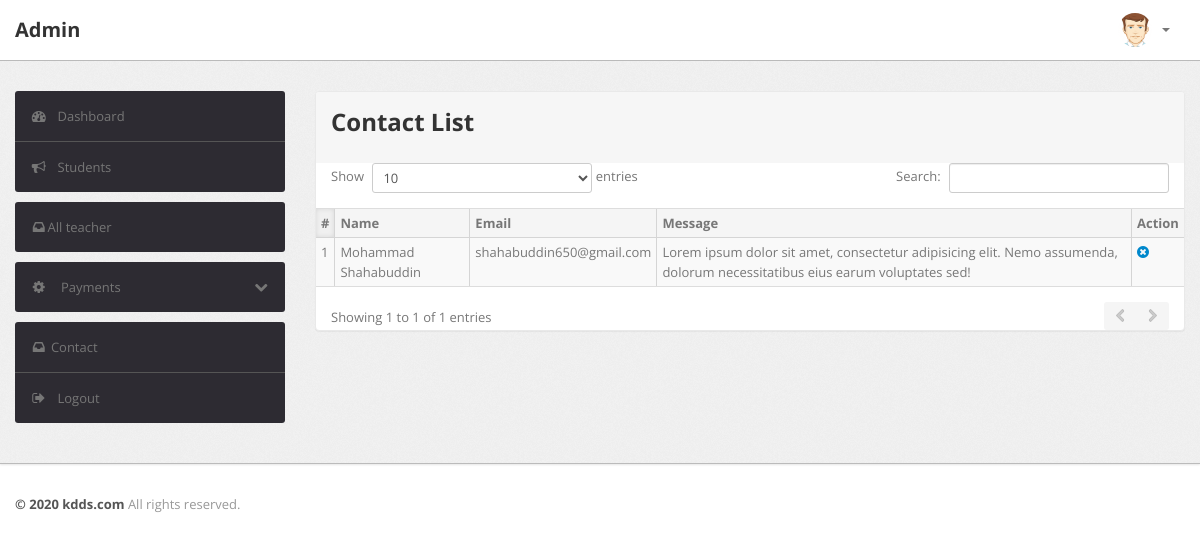
Page /admin/contact.php on the committed database.
### tables this page shows
CREATE TABLE `contact` (
  `id` int(11) NOT NULL,
  `first_name` varchar(200) NOT NULL,
  `last_name` varchar(200) NOT NULL,
  `email` varchar(250) NOT NULL,
  `message` varchar(1024) NOT NULL,
  `send_date` timestamp NOT NULL DEFAULT CURRENT_TIMESTAMP ON UPDATE CURRENT_TIMESTAMP
);

### admin/contact.php (the view, shortened to what this page needs)
<?php
    include"include/config.php";
?>
<?php include"include/header.php"; ?>
<div class="wrapper">
    <div class="container">
        <div class="row">
            <?php include"include/sidebar.php"; ?>
            <div class="span9">
                <div class="content">
                    <div class="btn-controls">
                        <div class="btn-box-row row-fluid">
                            <div class="module">
                                <div class="module-head">
                                    <h2>Contact List</h2>
                                </div>
                                <table class="table table-striped table-bordered table-condensed datatable-1">
                                    <thead>
                                        <tr>
                                            <th>#</th>
                                            <th>Name</th>
                                            <th>Email</th>
                                            <th>Message</th>
                                            <th>Action</th>
                                        </tr>
                                    </thead>
                                    <tbody>
                                        <?php
                                            $query = "SELECT * FROM contact ";
                                            $select_query = mysqli_query($connection, $query);
                                            $cnt = 1;
                                            while($row = mysqli_fetch_assoc($select_query)){
                                            $first_name = $row['first_name'];
                                            $last_name = $row['last_name'];
                                            $email = $row['email'];
                                            $message = $row['message'];
                                        ?>
                                        <tr>
                                            <td><?php echo $cnt ;?></td>
                                            <td><?php echo $first_name." ".$last_name; ?></td>
                                            <td><?php echo $email; ?></td>
                                            <td><?php echo $message; ?></td>
                                            <td>
                                                <a href="contact.php?id=<?php echo $row['id']?>&del=delete" onClick="return confirm('Are you want to delete?')"><i class="icon-remove-sign"></i></a>
                                            </td>
                                        </tr> <?php $cnt=$cnt+1; } ?>
                                    </tbody>
                                </table>
                            </div>
                        </div>
                    </div>
                </div>
            </div>
        </div>
    </div>
</div>
<?php include"include/footer.php"; ?>

### admin/css/theme.css (style rules this page uses)
body { font-size: 13px; font-family: 'Open Sans', Arial, sans-serif; background: #fff; color: #777 }
h1, h2, h3, h4, h5, h6 { color: #333; margin-top: 0 }
h2 { font-size: 24px }
.wrapper { background: url(../images/bg.png) #eee; border-bottom: 1px solid #bbb; -webkit-box-shadow: 0 1px 2px rgba(0,0,0,0.1); -moz-box-shadow: 0 1px 2px rgba(0,0,0,0.1); box-shadow: 0 1px 2px rgba(0,0,0,0.1); padding: 30px 0 }
body [class^="icon-"], body [class*=" icon-"] { font-size: 14px; line-height: 20px; height: 20px }
.module { background: #fff; -webkit-border-radius: 3px; -moz-border-radius: 3px; border-radius: 3px; border: 1px solid #ccc; border-bottom-color: #bbb; -webkit-box-shadow: 0 0 1px rgba(0,0,0,0.2); -moz-box-shadow: 0 0 1px rgba(0,0,0,0.2); box-shadow: 0 0 1px rgba(0,0,0,0.2); margin-bottom: 30px }
.table { margin-bottom: 0 }
.table th, .table td { border-color: #d5d5d5!important }
.table-bordered thead:first-child tr:first-child>th:first-child, .table-bordered tbody:first-child tr:first-child>td:first-child { -webkit-border-top-left-radius: 2px; -moz-border-radius-topleft: 2px; border-top-left-radius: 2px }
.table-bordered thead:first-child tr:first-child>th:last-child, .table-bordered tbody:first-child tr:first-child>td:last-child { -webkit-border-top-right-radius: 2px; -moz-border-radius-topright: 2px; border-top-right-radius: 2px }
.table-bordered thead:last-child tr:last-child>th:first-child, .table-bordered tbody:last-child tr:last-child>td:first-child, .table-bordered tfoot:last-child tr:last-child>td:first-child { -webkit-border-bottom-left-radius: 2px; -moz-border-radius-bottomleft: 2px; border-bottom-left-radius: 2px }
.table-bordered thead:last-child tr:last-child>th:last-child, .table-bordered tbody:last-child tr:last-child>td:last-child, .table-bordered tfoot:last-child tr:last-child>td:last-child { -webkit-border-bottom-right-radius: 2px; -moz-border-radius-bottomright: 2px; border-bottom-right-radius: 2px }
.module { box-shadow: 0 0 3px rgba(0,0,0,.1); border-color: #e9e9e9; margin-bottom: 20px; background-color: #fff; border-radius: 4px; -webkit-box-shadow: 0 1px 1px rgba(0,0,0,.05); box-shadow: 0 1px 1px rgba(0,0,0,.05); }
.module-head { color: #767676; background-color: #f6f6f6; border-color: #e9e9e9; padding: 10px 15px; border-bottom: 1px solid transparent; border-top-right-radius: 3px; border-top-left-radius: 3px; }
.dataTables_wrapper table th { background: #f5f5f5; cursor: pointer }
.dataTables_wrapper table th.sorting_asc, .dataTables_wrapper table th.sorting_desc { background: #f0f0f0; -webkit-box-shadow: 0 0 5px rgba(0,0,0,0.1) inset; -moz-box-shadow: 0 0 5px rgba(0,0,0,0.1) inset; box-shadow: 0 0 5px rgba(0,0,0,0.1) inset }
.dataTables_wrapper .table-bordered { -webkit-border-radius: 0; -moz-border-radius: 0; border-radius: 0; border-left: 0; border-right: 0 }
.dataTables_wrapper .table-bordered thead tr>th:first-child, .dataTables_wrapper .table-bordered tbody tr>td:first-child, .dataTables_wrapper .table-bordered tfoot tr>td:first-child, .dataTables_wrapper .table-bordered tfoot tr>th:first-child { border-left: 0 }
.dataTables_wrapper .table-bordered thead:first-child tr:first-child>th:first-child, .dataTables_wrapper .table-bordered tbody:first-child tr:first-child>td:first-child { -webkit-border-top-left-radius: 0; -moz-border-radius-topleft: 0; border-top-left-radius: 0 }
.dataTables_wrapper .table-bordered thead:first-child tr:first-child>th:last-child, .dataTables_wrapper .table-bordered tbody:first-child tr:first-child>td:last-child { -webkit-border-top-right-radius: 0; -moz-border-radius-topright: 0; border-top-right-radius: 0 }
.dataTables_wrapper .table-bordered thead:last-child tr:last-child>th:first-child, .dataTables_wrapper .table-bordered tbody:last-child tr:last-child>td:first-child, .dataTables_wrapper .table-bordered tfoot:last-child tr:last-child>td:first-child { -webkit-border-bottom-left-radius: 0; -moz-border-radius-bottomleft: 0; border-bottom-left-radius: 0 }
.dataTables_wrapper .table-bordered thead:last-child tr:last-child>th:last-child, .dataTables_wrapper .table-bordered tbody:last-child tr:last-child>td:last-child, .dataTables_wrapper .table-bordered tfoot:last-child tr:last-child>td:last-child { -webkit-border-bottom-right-radius: 0; -moz-border-radius-bottomright: 0; border-bottom-right-radius: 0 }

### rows in the picture
contact: first_name "Mohammad", last_name "Shahabuddin", email "shahabuddin650@gmail.com", message "Lorem ipsum dolor sit amet, consectetur adipisicing elit. Nemo assumenda, dolorum necessitatibus eius earum voluptates sed!"
